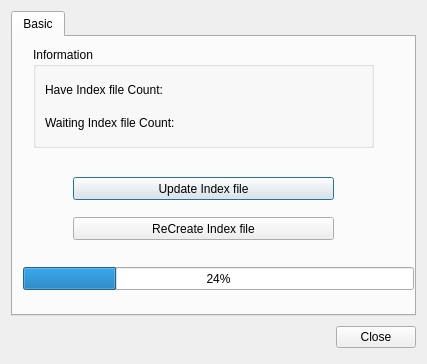
<?xml version="1.0" encoding="UTF-8"?>
<ui version="4.0">
 <class>OptOfSearchDialog</class>
 <widget class="QDialog" name="OptOfSearchDialog">
  <property name="geometry">
   <rect>
    <x>0</x>
    <y>0</y>
    <width>427</width>
    <height>364</height>
   </rect>
  </property>
  <property name="sizePolicy">
   <sizepolicy hsizetype="Minimum" vsizetype="Preferred">
    <horstretch>0</horstretch>
    <verstretch>0</verstretch>
   </sizepolicy>
  </property>
  <property name="windowTitle">
   <string>Properties Of Directory</string>
  </property>
  <layout class="QVBoxLayout">
   <item>
    <widget class="QTabWidget" name="tabWidget">
     <property name="currentIndex">
      <number>0</number>
     </property>
     <widget class="QWidget" name="protect">
      <attribute name="title">
       <string>Basic</string>
      </attribute>
      <widget class="QGroupBox" name="groupBox_6">
       <property name="geometry">
        <rect>
         <x>20</x>
         <y>10</y>
         <width>341</width>
         <height>101</height>
        </rect>
       </property>
       <property name="title">
        <string>Information</string>
       </property>
       <layout class="QGridLayout" name="gridLayout">
        <item row="0" column="0">
         <layout class="QVBoxLayout" name="verticalLayout_2">
          <item>
           <widget class="QLabel" name="label_2">
            <property name="text">
             <string>Have Index file Count:</string>
            </property>
           </widget>
          </item>
          <item>
           <widget class="QLabel" name="label_3">
            <property name="text">
             <string>Waiting Index file Count:</string>
            </property>
           </widget>
          </item>
         </layout>
        </item>
        <item row="0" column="1">
         <layout class="QVBoxLayout" name="verticalLayout_3">
          <item>
           <widget class="QLabel" name="indexedfileCount">
            <property name="text">
             <string/>
            </property>
           </widget>
          </item>
          <item>
           <widget class="QLabel" name="waitIndexfileCount">
            <property name="text">
             <string/>
            </property>
           </widget>
          </item>
         </layout>
        </item>
       </layout>
      </widget>
      <widget class="QPushButton" name="updateBtn">
       <property name="geometry">
        <rect>
         <x>60</x>
         <y>140</y>
         <width>261</width>
         <height>23</height>
        </rect>
       </property>
       <property name="text">
        <string>Update Index file</string>
       </property>
      </widget>
      <widget class="QPushButton" name="reCreateBtn">
       <property name="geometry">
        <rect>
         <x>60</x>
         <y>180</y>
         <width>261</width>
         <height>23</height>
        </rect>
       </property>
       <property name="text">
        <string>ReCreate Index file</string>
       </property>
      </widget>
      <widget class="QProgressBar" name="progressBar">
       <property name="geometry">
        <rect>
         <x>10</x>
         <y>230</y>
         <width>391</width>
         <height>23</height>
        </rect>
       </property>
       <property name="value">
        <number>24</number>
       </property>
      </widget>
     </widget>
    </widget>
   </item>
   <item>
    <layout class="QHBoxLayout" name="_2">
     <property name="spacing">
      <number>6</number>
     </property>
     <property name="margin">
      <number>0</number>
     </property>
     <item>
      <spacer name="temp">
       <property name="orientation">
        <enum>Qt::Horizontal</enum>
       </property>
       <property name="sizeHint" stdset="0">
        <size>
         <width>41</width>
         <height>31</height>
        </size>
       </property>
      </spacer>
     </item>
     <item>
      <widget class="QPushButton" name="closeBtn">
       <property name="text">
        <string>Close</string>
       </property>
      </widget>
     </item>
    </layout>
   </item>
  </layout>
 </widget>
 <resources/>
 <connections/>
</ui>
